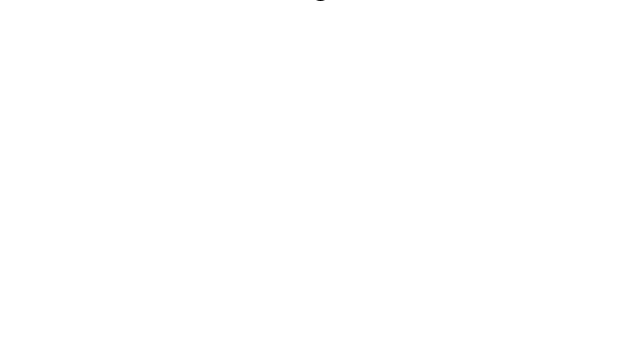
Frame 1 (no input)
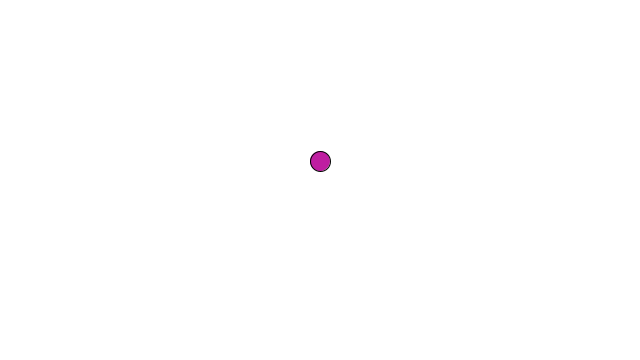
Frame 60 (the mouse pressed at the canvas centre just before this capture)
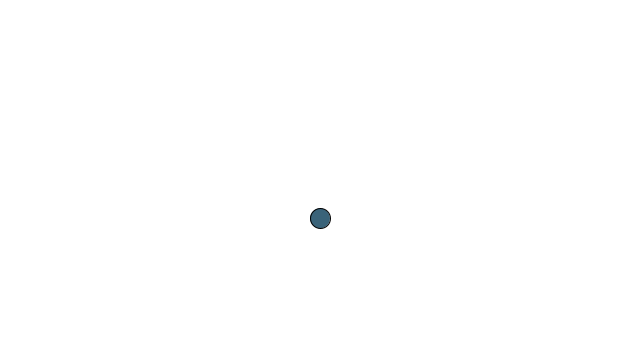
Frame 120 (the mouse held since frame 60 and released just before this capture)

The Processing sketch that drew these frames (run headless with seeded random() and noise(); from frame 60 on, the mouse is pressed at the canvas centre):

// Processing sketch: day_11_1
// ── day_11_1.pde
//gravity

//var
float x = 320;
float y = 0;
float speed = 0;
float grav = 0.1;

void setup(){
  
  size(640,360);
  
}

void draw(){
  
  //white background
  background(255);
  
  //the rectangle
  fill(random(255),random(255),random(255));
  stroke(0);
  rectMode(CENTER);
  ellipse(x,y-10,20,20);
  
  //the movement
  
  //the falling
  y = y + speed;
  speed = speed + grav;

  //reverse speed when hitting the bottom
  //if y is > height do this
  if(y > height){
   
   //speed is reversed
   speed = speed * -0.65;
   
   //y = height of box
   y = height;
   
  }
}
